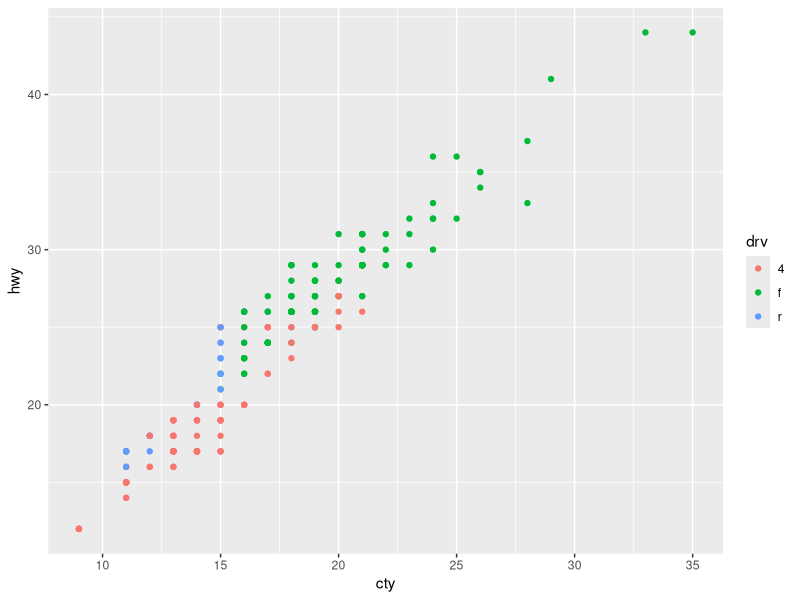
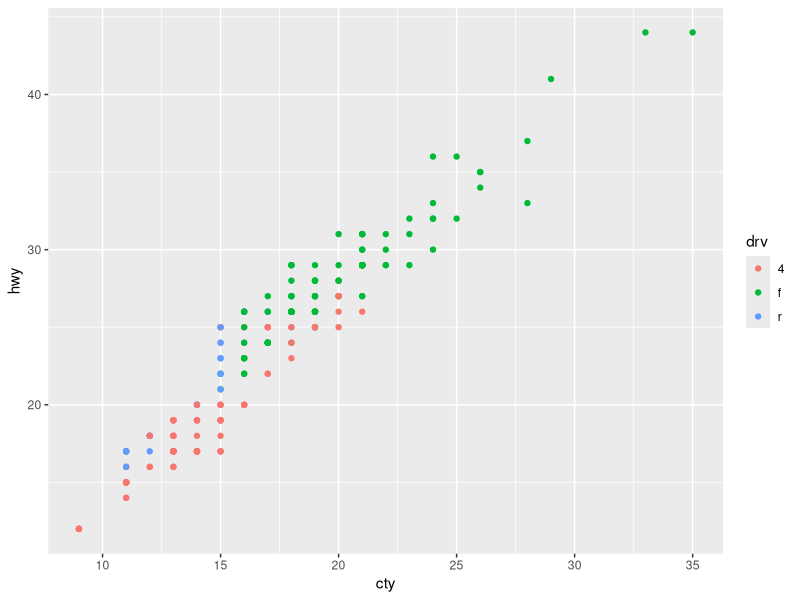
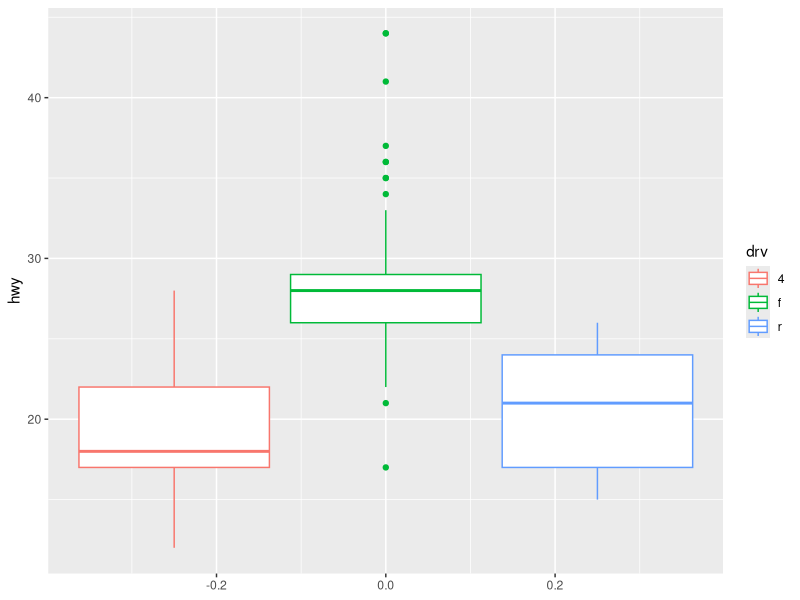
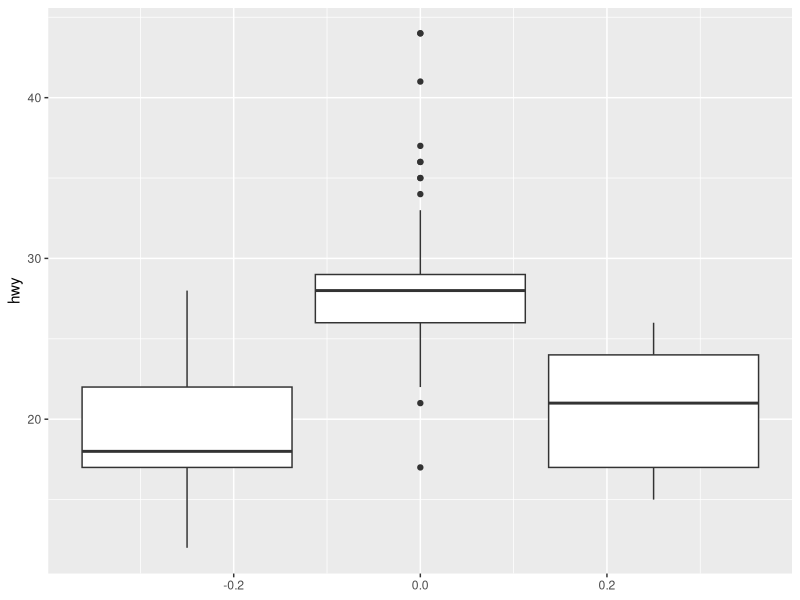
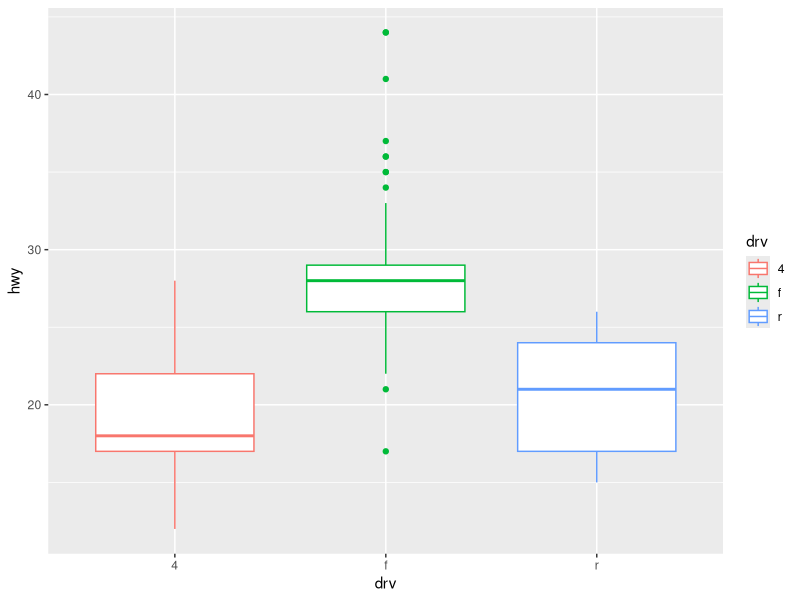
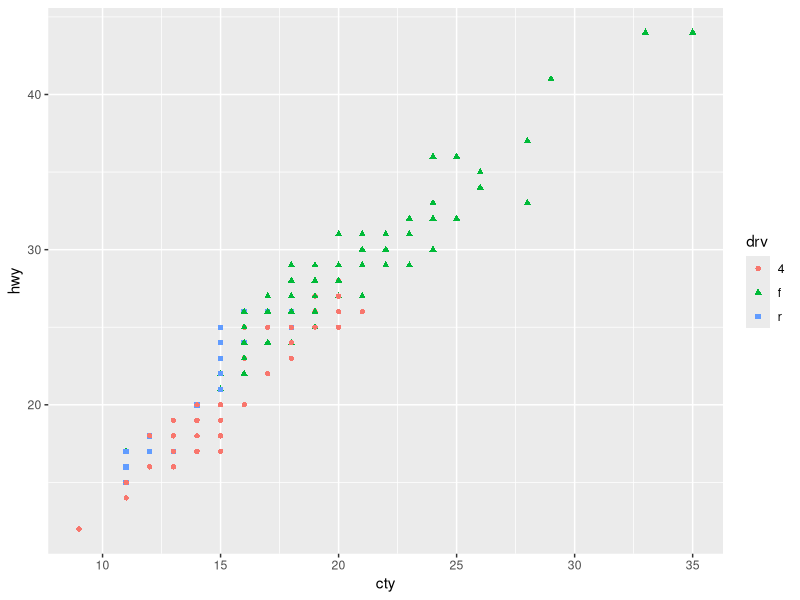
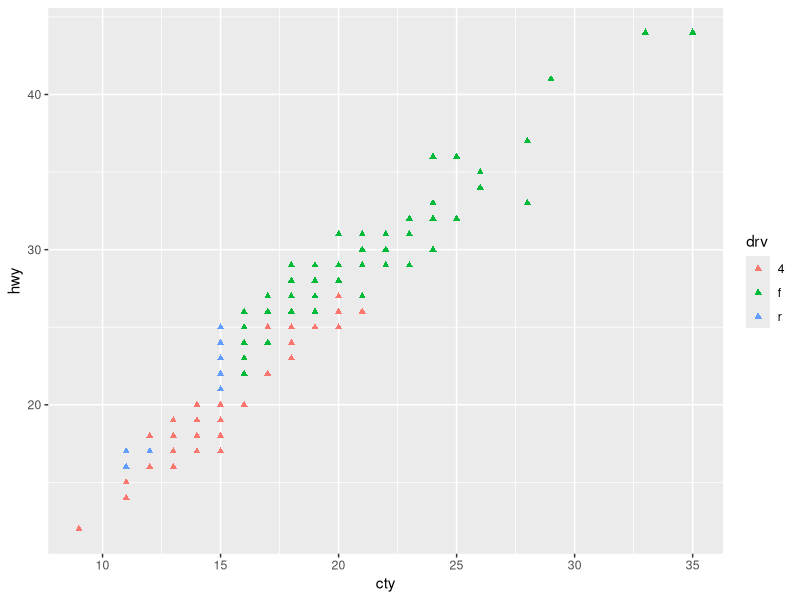
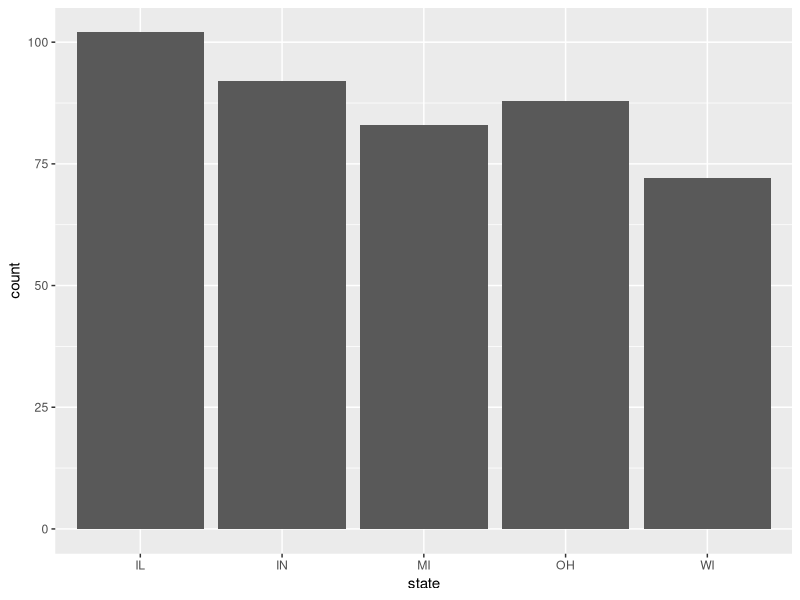

Recreate these plots in R, in order.
## ---- chunk 1
knitr::opts_chunk$set(echo = TRUE)
library(tidyverse)
## ---- chunk 2
ggplot(data = mpg) + 
  geom_point(mapping = aes(x = cty, y = hwy, color = drv))
## ---- chunk 3
ggplot(data = mpg, mapping = aes(x = cty, y = hwy, color = drv)) + 
  geom_point()
## ---- chunk 4
ggplot(data = mpg, mapping = aes(y = hwy, color = drv)) + 
  geom_boxplot()
## ---- chunk 5
ggplot(data = mpg, mapping = aes(y = hwy, group = drv)) + 
  geom_boxplot()
## ---- chunk 6
ggplot(data = mpg, mapping = aes(y = hwy, x = drv, color = drv)) + 
  geom_boxplot()

## ---- chunk 7
ggplot(data = mpg) + 
  geom_point(mapping = aes(x = cty, y = hwy, color = drv, shape = drv))
## ---- chunk 8
ggplot(data = mpg) + 
  geom_point(mapping = aes(x = cty, y = hwy, color = drv), shape = "triangle")
## ---- chunk 9
# inmetro is an integer that equals 0 or 1; plots will look better if it's
# logical
midwest <- mutate(midwest, inmetro = as.logical(inmetro))
## ---- chunk 10
midwest %>%
  ggplot(aes(state)) +
  geom_bar()
## ---- chunk 11
midwest %>%
  ggplot(aes(perchsd)) +
  geom_histogram()  
## ---- chunk 12
midwest %>%
  ggplot(aes(perchsd)) +
  geom_freqpoly()
## ---- chunk 13
midwest %>%
  ggplot(aes(perchsd)) +
  geom_boxplot()
## ---- chunk 14
midwest %>%
  ggplot(aes(perchsd, percadultpoverty)) +
  geom_point()
## ---- chunk 15
midwest %>%
  ggplot(aes(perchsd, percadultpoverty)) +
  geom_smooth(se = FALSE)
## ---- chunk 16
midwest %>%
  ggplot(aes(perchsd, percadultpoverty)) +
  geom_point() + 
  geom_smooth(se = FALSE)
## ---- chunk 17
midwest %>%
  ggplot(aes(perchsd, percadultpoverty)) +
  geom_point() + 
  geom_smooth(se = TRUE)
## ---- chunk 18
midwest %>%
  ggplot(aes(perchsd, percadultpoverty)) +
  geom_point() +
  geom_smooth(method = "lm")
## ---- chunk 19
midwest %>%
  ggplot(aes(state, percollege)) +
  geom_boxplot()
## ---- chunk 20
midwest2 <- midwest %>%
  group_by(state) %>%
  summarize(num_counties = n())
midwest2 %>%
  ggplot(aes(state, num_counties)) +
  geom_col()
## ---- chunk 21
midwest %>%
  ggplot(aes(percollege, color = state)) + 
  geom_histogram()
## ---- chunk 22
midwest %>%
  ggplot(aes(percollege, color = state)) +
  geom_freqpoly()
## ---- chunk 23
midwest %>%
  mutate(inmetro = as.logical(inmetro)) %>%
  ggplot(aes(inmetro, percollege)) +
  geom_boxplot()
## ---- chunk 24
midwest %>%
  mutate(inmetro = as.logical(inmetro)) %>%
  ggplot(aes(percollege, color = inmetro)) +
  geom_freqpoly()
## ---- chunk 25
midwest %>%
  ggplot(aes(state, inmetro)) +
  geom_count()
## ---- chunk 26
(tbl <- tibble(x = 2^(-3:3), y = log(x)))
## ---- chunk 27
geom_point
## ---- chunk 28
stat_identity
## ---- chunk 29
ggplot(tbl, aes(x, y)) +
  geom_point()
## ---- chunk 30
ggplot(tbl, aes(x, y)) +
  stat_identity()
## ---- chunk 31
(midwest2 <- midwest %>%
  group_by(state) %>%
  summarize(count = n(), prop = n() / n()) %>%
  ungroup())
## ---- chunk 32
ggplot(midwest, aes(state)) +
  geom_bar()
## ---- chunk 33
ggplot(midwest, aes(state, after_stat(count))) +
  geom_bar()
## ---- chunk 34
ggplot(midwest, aes(state, after_stat(prop), group = 1)) +
  geom_bar()
## ---- chunk 35

## ---- chunk 36

